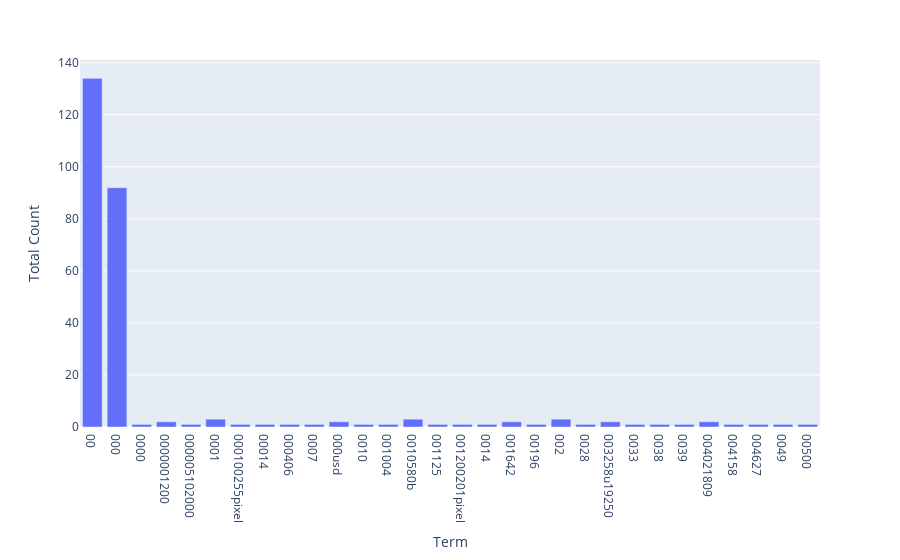

This figure's notebook cell:
### Markdown cell above
### >>> **Exercise 13 (take home):** 
The chart above only contains 300 vocabulary in the documents, and it's already computationally intensive to both compute and visualize. Can you efficiently reduce the number of terms you want to visualize as an exercise.

### Code cell
# Answer here
# Reduce the number of terms to 30
sub = X_counts[:, :30]
voc_count = sub.sum(axis=0).A1
x_labels = [i for i in count_vect.get_feature_names_out()[:30]]
fig = px.bar(x=x_labels, y=voc_count, labels={'x': 'Term', 'y': 'Total Count'})
fig.show()

### Figure 1 — Plotly figure (JSON) as saved in the notebook; plotly's stock layout.template omitted (floating-point values rounded to 4 significant figures)
{"data": [{"hovertemplate": "Term=%{x}<br>Total Count=%{y}<extra></extra>", "legendgroup": "", "marker": {"color": "#636efa", "pattern": {"shape": ""}}, "name": "", "orientation": "v", "showlegend": false, "textposition": "auto", "type": "bar", "x": ["00", "000", "0000", "0000001200", "000005102000", "0001", "000100255pixel", "00014", "000406", "0007", "000usd", "0010", "001004", "0010580b", "001125", "001200201pixel", "0014", "001642", "00196", "002", "0028", "003258u19250", "0033", "0038", "0039", "004021809", "004158", "004627", "0049", "00500"], "xaxis": "x", "y": [134, 92, 1, 2, 1, 3, 1, 1, 1, 1, 2, 1, 1, 3, 1, 1, 1, 2, 1, 3, 1, 2, 1, 1, 1, 2, 1, 1, 1, 1], "yaxis": "y"}], "layout": {"barmode": "relative", "legend": {"tracegroupgap": 0}, "margin": {"t": 60}, "xaxis": {"anchor": "y", "domain": [0, 1], "title": {"text": "Term"}}, "yaxis": {"anchor": "x", "domain": [0, 1], "title": {"text": "Total Count"}}}}
